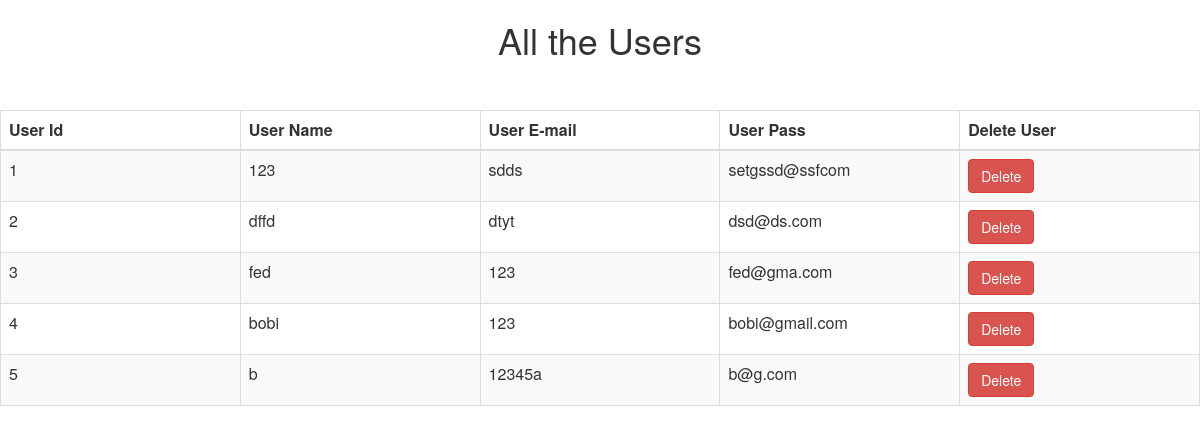
Page /hang/view_users.php on the committed database.
### tables this page shows
CREATE TABLE IF NOT EXISTS `users` (
  `id` int(10) NOT NULL AUTO_INCREMENT,
  `user_name` varchar(100) NOT NULL,
  `user_pass` varchar(50) NOT NULL,
  `user_email` varchar(100) NOT NULL,
  PRIMARY KEY (`id`)
);

### hang/view_users.php (the view, shortened to what this page needs)
<html>
<head lang="en">
    <link type="text/css" rel="stylesheet" href="bootstrap-3.2.0-dist\css\bootstrap.css">
</head>
<body>
<div class="table-scrol">
    <h1 align="center">All the Users</h1>
<div class="table-responsive">
    <table class="table table-bordered table-hover table-striped" style="table-layout: fixed">
        <thead>
        <tr>
            <th>User Id</th>
            <th>User Name</th>
            <th>User E-mail</th>
            <th>User Pass</th>
            <th>Delete User</th>
        </tr>
        </thead>
        <?php
        include("database/db_conection.php");
        $view_users_query="select * from users";
        $run=mysqli_query($dbcon,$view_users_query);
        while($row=mysqli_fetch_array($run))
        {
            $user_id=$row[0];
            $user_name=$row[1];
            $user_email=$row[2];
            $user_pass=$row[3];
        ?>
        <tr>
            <td><?php echo $user_id;  ?></td>
            <td><?php echo $user_name;  ?></td>
            <td><?php echo $user_email;  ?></td>
            <td><?php echo $user_pass;  ?></td>
            <td><a href="delete.php?del=<?php echo $user_id ?>"><button class="btn btn-danger">Delete</button></a></td>
        </tr>
        <?php } ?>
    </table>
        </div>
</div>
</body>
</html>

### hang/view_users.php (style rules this page uses)
.table { margin-top: 50px; }

### rows in the picture
users: id "1", user_name "123", user_pass "sdds", user_email "setgssd@ssfcom"
users: id "2", user_name "dffd", user_pass "dtyt", user_email "dsd@ds.com"
users: id "3", user_name "fed", user_pass "123", user_email "fed@gma.com"
users: id "4", user_name "bobi", user_pass "123", user_email "bobi@gmail.com"
users: id "5", user_name "b", user_pass "12345a", user_email "b@g.com"
